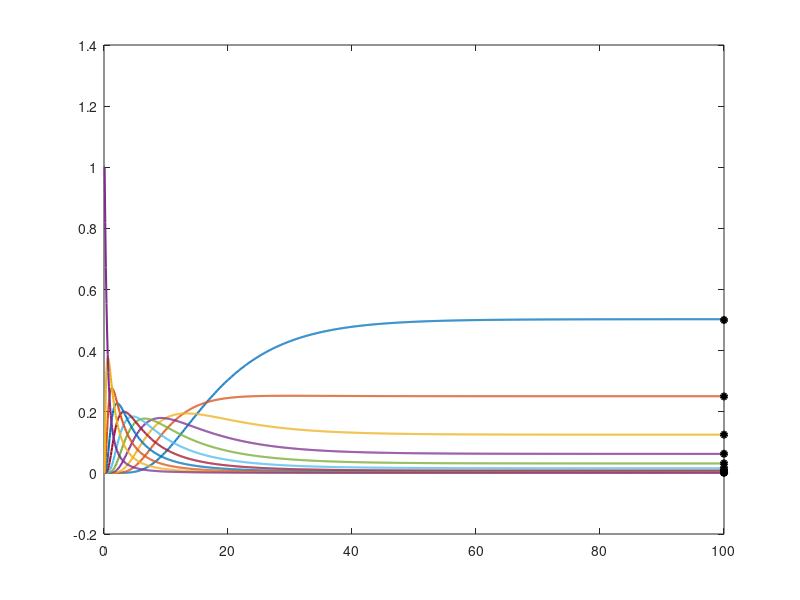

This figure's MATLAB source: (Note: this script raises an error after producing the figure.)
function [ I ] = cavityThermalBath_lin()
%Simulates a single mode in a cavity with a surrounding bath
%Computes time evolution as an eigenvalue problem

% Parameters
outputFilename = 'CavityThermalBath_lin.jpg';
outputFiletype = '-djpeg';
outputFilename2 = 'Intensity_lin.jpg';
outputFilename3 = 'g2_lin.jpg';

Gamma = 0.1; % Coupling constant
nB = 1; % 1/(exp(beta*Omega)-1) Bose-Einstein bath occupation

nMax = 10; % Maximum photon number
nVector = (0:nMax)';
rho = zeros(nMax+1,1);
rho(nMax+1) = 1;

%Compute Transfer Matrix

diagmain = -Gamma*(nVector + (2*nVector + 1)*nB);
diagleft = Gamma * nB * nVector(2:end);
diagright = Gamma* (1 + nB) * (nVector(1:end-1)+1);

M = diag(diagmain,0) + diag(diagleft,-1) + diag(diagright,1);

h = 0.1;
t = 0:h:100;
I = zeros(length(t),1);
g2 = zeros(length(t),1);

rhoSaved = zeros(nMax+1,length(t));

%Compute Eigenvalues and Eigenvectors
[V,D] = eig(M); %Eigenvectors V, diagonal matrix with eigenvalues D
%decomposite starting rho into eigenvectors
b = V\rho; %vector b with coefficients

%Compute time evolution
for j = 1:length(t)
    
    I(j) = nVector' * rho;
    g2(j) = (nVector.*(nVector-1))'*rho/I(j)^2;
 
    rhoSaved(:,j)=rho;
    
    ex = exp( D * t(j)*ones(nMax+1,1));
    rho = V * (b.*ex);
    rho = rho / sum(rho);

end

%compute assumed stationary state
a = nB/ (1+nB); % a is exp(-beta*omega)
rho0 = zeros(nMax + 1,1);
rho0(1) = (1-a)/(1-a^(nMax+1));
for i = 2:nMax + 1
    rho0(i) = rho0(i-1)*a;
end


for i = 1:nMax+1 
   plot(t,rhoSaved(i,:),'lineWidth',1.5,'DisplayName', ...
       strcat('$\rho_{',num2str(i-1),'}$'));
   hold on;
end


plot(t(end)*ones(length(rho0),1),rho0,'o','MarkerFaceColor', 'k', 'MarkerEdgeColor','k', ...
    'LineWidth', 2, 'MarkerSize', 4,'DisplayName', ...
       strcat('$\rho_{stat}$'));
hold on;

set(0,'DefaultLegendInterpreter','latex');
set(0,'DefaultTextInterpreter','latex');
legend ('Location','northeast');
xlabel('t [s]');
ylabel('Probability [a.u.]');
axis tight
print(outputFilename,outputFiletype);

hold off;
plot(t,I);
xlabel('t [s]');
ylabel('Intensity [a.u.]');
print(outputFilename2,outputFiletype);

hold off;
plot(t,g2);
xlabel('t [s]');
ylabel('g^{(2)} [a.u.]');
print(outputFilename3,outputFiletype);

end




